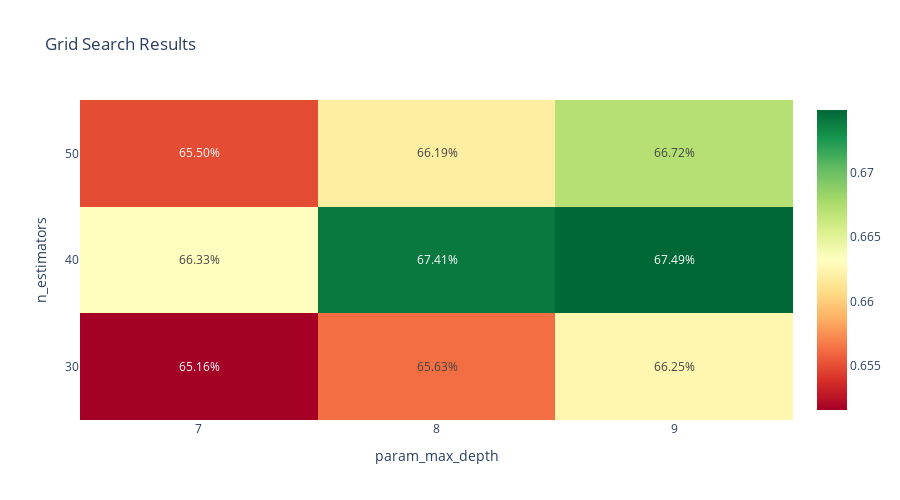

Notebook source saved alongside this figure:
### Code cell
import pandas as pd
import plotly.graph_objects as go

# Assuming that grid_search.cv_results_ is defined elsewhere and contains the grid search results
cv_results = pd.DataFrame(grid_search_rfr.cv_results_)

cv_results['param_n_estimators'] = cv_results['param_n_estimators'].astype(int)
cv_results['param_max_depth'] = cv_results['param_max_depth'].astype(int)

pivot_df = cv_results.pivot_table(index='param_n_estimators', columns='param_max_depth', values='mean_test_score')

pivot_df.index = pivot_df.index.astype(str)
pivot_df.columns = pivot_df.columns.astype(str)

# Create a new DataFrame to hold the percentage format text
text = [[f"{val:.2%}" for val in row] for row in pivot_df.values]

fig = go.Figure(data=go.Heatmap(
    z=pivot_df.values,
    x=pivot_df.columns.tolist(),
    y=pivot_df.index.tolist(),
    colorscale='RdYlGn',
    reversescale=False,
    text=text,  # Add the percentage text
    texttemplate="%{text}",  # Use the text from the text argument
    hoverinfo="z+text"  # Show the percentage text on hover
))

fig.update_layout(
    title='Grid Search Results',
    xaxis_title='param_max_depth',
    yaxis_title='n_estimators',
    height=500
)

fig.show()

### Figure 1 — Plotly figure (JSON) as saved in the notebook; plotly's stock layout.template omitted (floating-point values rounded to 4 significant figures)
{"data": [{"colorscale": [[0, "rgb(165,0,38)"], [0.1, "rgb(215,48,39)"], [0.2, "rgb(244,109,67)"], [0.3, "rgb(253,174,97)"], [0.4, "rgb(254,224,139)"], [0.5, "rgb(255,255,191)"], [0.6, "rgb(217,239,139)"], [0.7, "rgb(166,217,106)"], [0.8, "rgb(102,189,99)"], [0.9, "rgb(26,152,80)"], [1, "rgb(0,104,55)"]], "hoverinfo": "z+text", "reversescale": false, "text": [["65.16%", "65.63%", "66.25%"], ["66.33%", "67.41%", "67.49%"], ["65.50%", "66.19%", "66.72%"]], "texttemplate": "%{text}", "type": "heatmap", "x": ["7", "8", "9"], "y": ["30", "40", "50"], "z": [[0.6516, 0.6563, 0.6625], [0.6633, 0.6741, 0.6749], [0.655, 0.6619, 0.6672]]}], "layout": {"height": 500, "title": {"text": "Grid Search Results"}, "xaxis": {"title": {"text": "param_max_depth"}}, "yaxis": {"title": {"text": "n_estimators"}}}}
